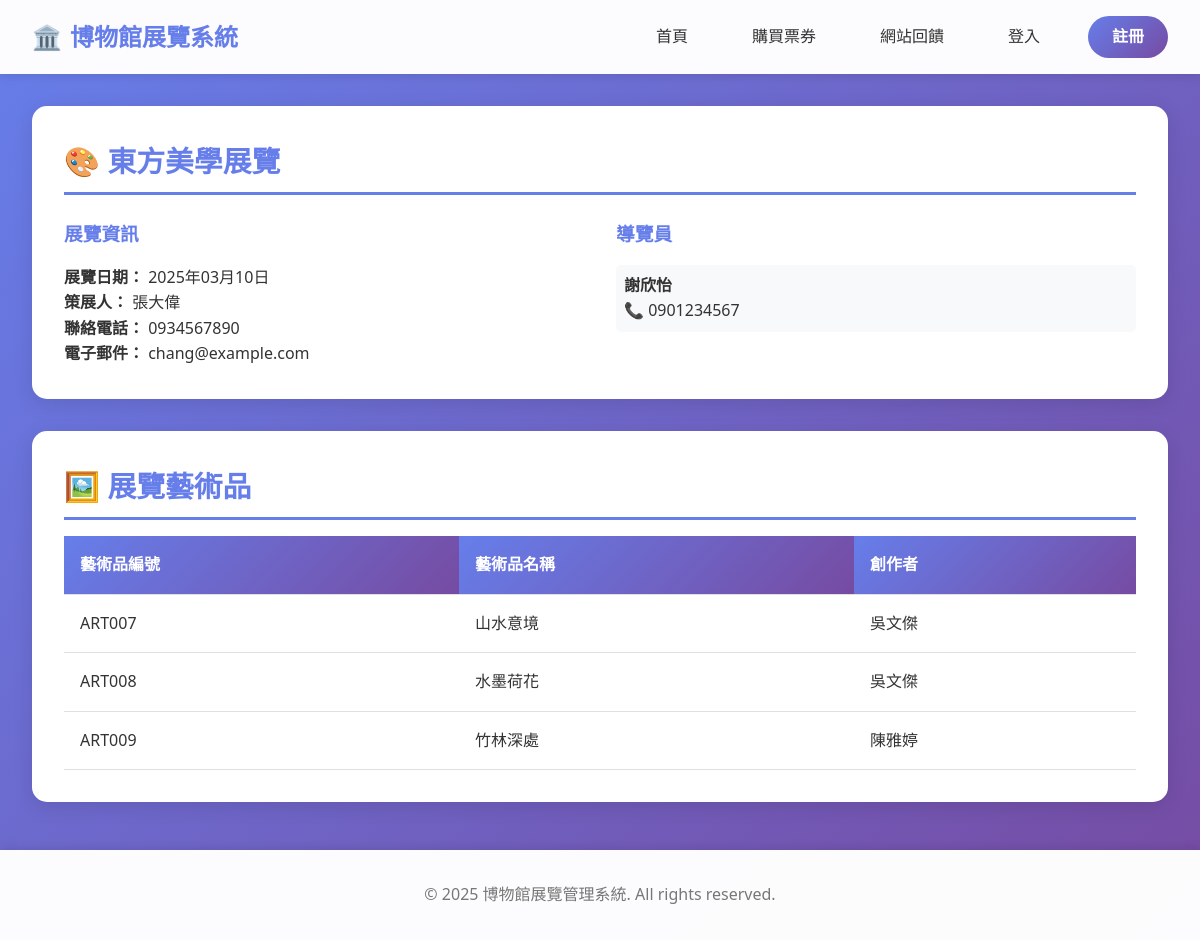
/exhibition_detail.php?name=東方美學展覽, run on the app's committed database.
### tables this page shows
CREATE TABLE `exhibition` (
  `e_name` varchar(200) NOT NULL,
  `e_Date` date NOT NULL,
  `id` varchar(10) NOT NULL
);

CREATE TABLE `person` (
  `id` varchar(10) NOT NULL,
  `gender` varchar(10) NOT NULL,
  `name` varchar(50) NOT NULL,
  `phone` varchar(10) NOT NULL,
  `mail` varchar(100) NOT NULL,
  `birth_date` date NOT NULL
);

CREATE TABLE `artifact` (
  `art_id` varchar(10) NOT NULL,
  `art_name` varchar(200) NOT NULL
);

### config.php (called while the page is built, shortened)
<?php
function isLoggedIn() {
    return isset($_SESSION['user_id']);
}
?>

### exhibition_detail.php (the view, shortened to what this page needs)
<?php
require_once 'config.php';
$exhibition_name = isset($_GET['name']) ? $_GET['name'] : '';
$sql = "SELECT e.e_name, e.e_Date, e.id as curator_id, p.name as curator_name, p.phone, p.mail
        FROM exhibition e
        LEFT JOIN curator c ON e.id = c.id
        LEFT JOIN person p ON c.id = p.id
        WHERE e.e_name = ?";
$stmt = $conn->prepare($sql);
$stmt->bind_param("s", $exhibition_name);
$stmt->execute();
$exhibition = $stmt->get_result()->fetch_assoc();
$sql = "SELECT a.art_id, a.art_name, GROUP_CONCAT(DISTINCT p.name SEPARATOR ', ') as creators
        FROM artifact a
        INNER JOIN exhibit ex ON a.art_id = ex.art_id
        LEFT JOIN `create` cr ON a.art_id = cr.art_id
        LEFT JOIN creator c ON cr.id = c.id
        LEFT JOIN person p ON c.id = p.id
        WHERE ex.e_name = ?
        GROUP BY a.art_id, a.art_name";
$stmt = $conn->prepare($sql);
$stmt->bind_param("s", $exhibition_name);
$stmt->execute();
$artifacts = $stmt->get_result();
$sql = "SELECT p.name, p.phone
        FROM guide g
        INNER JOIN guided gd ON g.id = gd.id
        LEFT JOIN person p ON g.id = p.id
        WHERE gd.e_name = ?";
$stmt = $conn->prepare($sql);
$stmt->bind_param("s", $exhibition_name);
$stmt->execute();
$guides = $stmt->get_result();
?>
<!DOCTYPE html>
<html lang="zh-Hant">
<head>
    <link rel="stylesheet" href="css/style.css">
</head>
<body>
    <nav class="navbar">
        <div class="navbar-container">
            <a href="index.php" class="navbar-brand">
                <span>🏛️</span> 博物館展覽系統
            </a>
            <ul class="navbar-menu">
                <li><a href="index.php">首頁</a></li>
                <li><a href="ticket_purchase.php">購買票券</a></li>
                <li><a href="feedback.php">網站回饋</a></li>
                <?php if (isLoggedIn()): ?>
                    <li><a href="member_profile.php">會員資料</a></li>
                    <?php if (isCurator()): ?>
                        <li><a href="admin/index.php">後台管理</a></li>
                    <?php endif; ?>
                    <li><a href="logout.php" class="btn">登出</a></li>
                <?php else: ?>
                    <li><a href="login.php">登入</a></li>
                    <li><a href="register.php" class="btn">註冊</a></li>
                <?php endif; ?>
            </ul>
        </div>
    </nav>
    <div class="container">
        <div class="card">
            <h2 class="card-title">🎨 <?php echo htmlspecialchars($exhibition['e_name']); ?></h2>
            <div style="display: grid; grid-template-columns: repeat(auto-fit, minmax(300px, 1fr)); gap: 2rem; margin-top: 1.5rem;">
                <div>
                    <h3 style="color: #667eea; margin-bottom: 1rem;">展覽資訊</h3>
                    <p><strong>展覽日期：</strong> <?php echo date('Y年m月d日', strtotime($exhibition['e_Date'])); ?></p>
                    <p><strong>策展人：</strong> <?php echo htmlspecialchars($exhibition['curator_name']); ?></p>
                    <p><strong>聯絡電話：</strong> <?php echo htmlspecialchars($exhibition['phone']); ?></p>
                    <p><strong>電子郵件：</strong> <?php echo htmlspecialchars($exhibition['mail']); ?></p>
                </div>
                <div>
                    <h3 style="color: #667eea; margin-bottom: 1rem;">導覽員</h3>
                    <?php if ($guides && $guides->num_rows > 0): ?>
                        <ul style="list-style: none; padding: 0;">
                            <?php while($guide = $guides->fetch_assoc()): ?>
                                <li style="padding: 0.5rem; background: #f8f9fa; margin-bottom: 0.5rem; border-radius: 5px;">
                                    <strong><?php echo htmlspecialchars($guide['name']); ?></strong><br>
                                    📞 <?php echo htmlspecialchars($guide['phone']); ?>
                                </li>
                            <?php endwhile; ?>
                        </ul>
                    <?php else: ?>
                        <p>暫無導覽員資訊</p>
                    <?php endif; ?>
                </div>
            </div>
        </div>
        <div class="card">
            <h2 class="card-title">🖼️ 展覽藝術品</h2>
            <?php if ($artifacts && $artifacts->num_rows > 0): ?>
                <table class="table">
                    <thead>
                        <tr>
                            <th>藝術品編號</th>
                            <th>藝術品名稱</th>
                            <th>創作者</th>
                        </tr>
                    </thead>
                    <tbody>
                        <?php while($artifact = $artifacts->fetch_assoc()): ?>
                            <tr>
                                <td><?php echo htmlspecialchars($artifact['art_id']); ?></td>
                                <td><?php echo htmlspecialchars($artifact['art_name']); ?></td>
                                <td><?php echo htmlspecialchars($artifact['creators'] ?? '未知'); ?></td>
                            </tr>
                        <?php endwhile; ?>
                    </tbody>
                </table>
            <?php else: ?>
                <p>此展覽暫無藝術品</p>
            <?php endif; ?>
        </div>
    </div>
    <footer class="footer">
        <p>&copy; 2025 博物館展覽管理系統. All rights reserved.</p>
    </footer>
</body>
</html>

### css/style.css (style rules this page uses)
* { margin: 0; padding: 0; box-sizing: border-box; }
body { font-family: 'Microsoft JhengHei', 'Segoe UI', Tahoma, Geneva, Verdana, sans-serif; line-height: 1.6; color: #333; background: linear-gradient(135deg, #667eea 0%, #764ba2 100%); min-height: 100vh; }
.navbar { background: rgba(255, 255, 255, 0.98); box-shadow: 0 2px 10px rgba(0, 0, 0, 0.1); position: sticky; top: 0; z-index: 1000; }
.navbar-container { max-width: 1200px; margin: 0 auto; display: flex; justify-content: space-between; align-items: center; padding: 1rem 2rem; }
.navbar-brand { font-size: 1.5rem; font-weight: bold; color: #667eea; text-decoration: none; display: flex; align-items: center; gap: 0.5rem; }
.navbar-menu { display: flex; list-style: none; gap: 2rem; align-items: center; }
.navbar-menu a { text-decoration: none; color: #333; font-weight: 500; transition: color 0.3s; padding: 0.5rem 1rem; border-radius: 5px; }
.navbar-menu .btn { background: linear-gradient(135deg, #667eea 0%, #764ba2 100%); color: white; padding: 0.5rem 1.5rem; border-radius: 25px; border: none; cursor: pointer; font-weight: 600; transition: transform 0.3s, box-shadow 0.3s; }
.container { max-width: 1200px; margin: 2rem auto; padding: 0 2rem; }
.card { background: white; border-radius: 15px; padding: 2rem; box-shadow: 0 5px 20px rgba(0, 0, 0, 0.1); margin-bottom: 2rem; transition: transform 0.3s, box-shadow 0.3s; }
.card-title { font-size: 1.8rem; color: #667eea; margin-bottom: 1rem; border-bottom: 3px solid #667eea; padding-bottom: 0.5rem; }
.btn { padding: 0.75rem 2rem; border: none; border-radius: 25px; font-size: 1rem; font-weight: 600; cursor: pointer; transition: all 0.3s; text-decoration: none; display: inline-block; text-align: center; }
.table { width: 100%; border-collapse: collapse; margin-top: 1rem; }
.table th, .table td { padding: 1rem; text-align: left; border-bottom: 1px solid #e0e0e0; }
.table th { background: linear-gradient(135deg, #667eea 0%, #764ba2 100%); color: white; font-weight: 600; }
.footer { background: rgba(255, 255, 255, 0.98); padding: 2rem; text-align: center; margin-top: 3rem; box-shadow: 0 -2px 10px rgba(0, 0, 0, 0.1); }
.footer p { color: #777; }

### data on the page
exhibition: e_name "東方美學展覽", e_Date "2025年03月10日", person.name "張大偉", person.phone "0934567890", person.mail "chang@example.com"
person: name "謝欣怡", phone "0901234567"
artifact: art_id "ART007", art_name "山水意境", creators "吳文傑"
artifact: art_id "ART008", art_name "水墨荷花", creators "吳文傑"
artifact: art_id "ART009", art_name "竹林深處", creators "陳雅婷"
